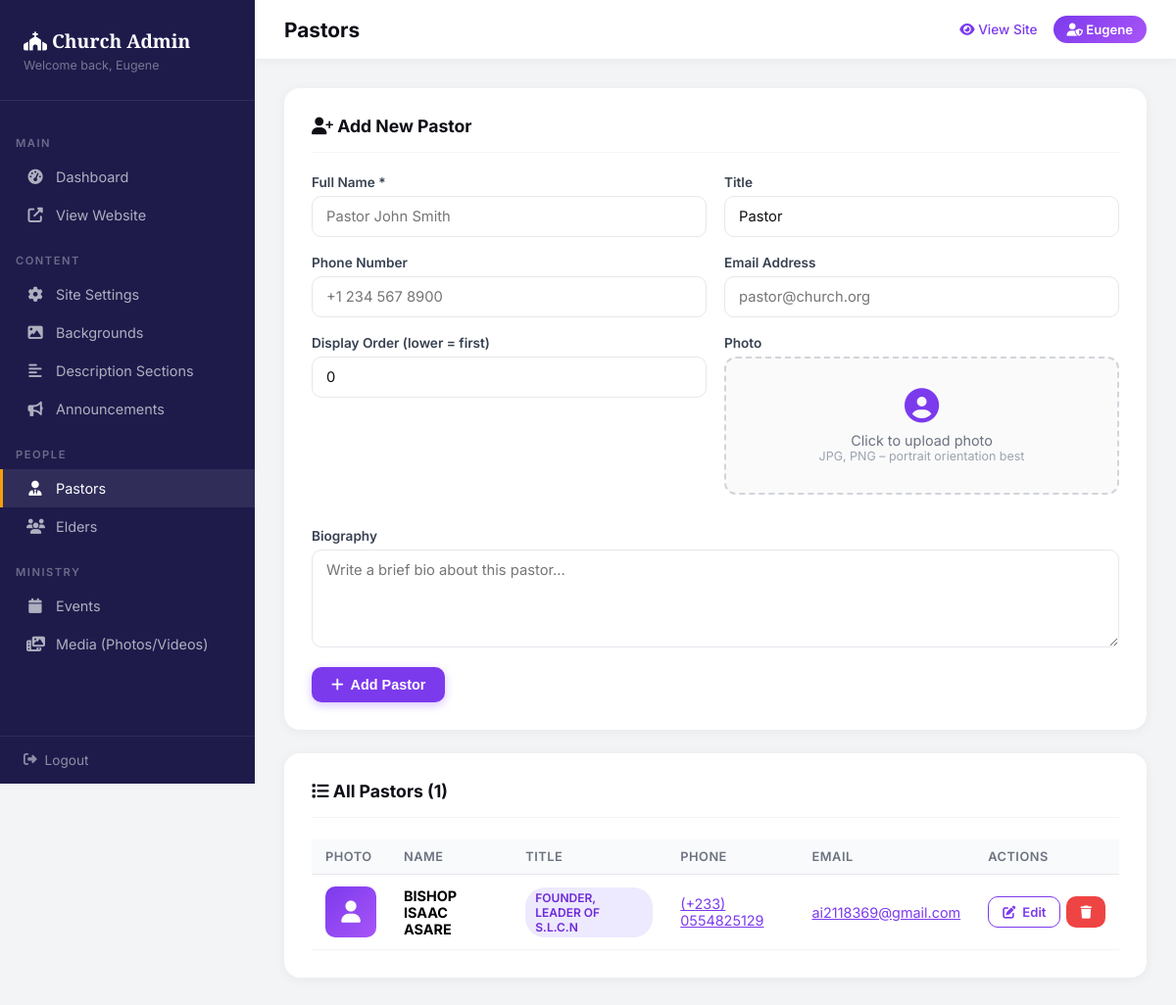
/admin/pastors (signed in), run on the app's committed database.
### app.py (models this page shows)
class Pastor(db.Model):
    id          = db.Column(db.Integer, primary_key=True)
    name        = db.Column(db.String(150), nullable=False)
    title       = db.Column(db.String(100), default='Pastor')
    phone       = db.Column(db.String(50), default='')
    email       = db.Column(db.String(150), default='')
    bio         = db.Column(db.Text, default='')
    photo       = db.Column(db.String(255), default='')
    order_num   = db.Column(db.Integer, default=0)
    created_at  = db.Column(db.DateTime, default=datetime.utcnow)

### app.py (the view, shortened to what this page needs)
@app.route('/admin/pastors', methods=['GET', 'POST'])
def admin_pastors():
    if not is_admin():
        return redirect(url_for('admin_login'))
    pastors = Pastor.query.order_by(Pastor.order_num, Pastor.id).all()
    return render_template('admin/pastors.html', pastors=pastors)

### app.py (called while the page is built)
def get_setting(key, default=''):
    s = SiteSettings.query.filter_by(key=key).first()
    return s.value if s else default

def is_admin():
    return session.get('admin_logged_in') is True

@app.context_processor
def inject_globals():
    logo       = get_setting('logo', '')
    church_name= get_setting('church_name', 'Grace Community Church')
    tagline    = get_setting('tagline', 'A Place of Love, Faith & Community')
    theme_color= get_setting('theme_color', '#7c3aed')
    accent_color=get_setting('accent_color', '#f59e0b')
    bg_list    = Background.query.filter_by(active=True).order_by(Background.id.desc()).all()
    announcements = Announcement.query.filter_by(active=True).order_by(Announcement.created_at.desc()).all()
    return dict(
        LOGO=logo,
        CHURCH_NAME=church_name,
        TAGLINE=tagline,
        THEME_COLOR=theme_color,
        ACCENT_COLOR=accent_color,
        BG_LIST=bg_list,
        SITE_ANNOUNCEMENTS=announcements,
        IS_ADMIN=is_admin(),
        get_setting=get_setting,          # expose helper to all templates
    )

### templates/admin/pastors.html (shortened to what this page needs)
{% extends "admin/base_admin.html" %}
{% block page_title %}Pastors{% endblock %}
{% block body %}
<div class="panel">
  <div class="panel-header"><h3><i class="fa fa-user-plus"></i> Add New Pastor</h3></div>
  <form method="POST" action="/admin/pastors" enctype="multipart/form-data">
    <div class="form-grid">
      <div class="form-group">
        <label>Full Name *</label>
        <input type="text" name="name" required placeholder="Pastor John Smith"/>
      </div>
      <div class="form-group">
        <label>Title</label>
        <input type="text" name="title" placeholder="Senior Pastor" value="Pastor"/>
      </div>
      <div class="form-group">
        <label>Phone Number</label>
        <input type="tel" name="phone" placeholder="+1 234 567 8900"/>
      </div>
      <div class="form-group">
        <label>Email Address</label>
        <input type="email" name="email" placeholder="pastor@church.org"/>
      </div>
      <div class="form-group">
        <label>Display Order (lower = first)</label>
        <input type="number" name="order_num" value="0" min="0"/>
      </div>
      <div class="form-group">
        <label>Photo</label>
        <div class="file-upload-wrap">
          <div class="file-upload-area">
            <i class="fa fa-user-circle"></i>
            <p>Click to upload photo</p>
            <p style="font-size:.78rem;color:#9ca3af;">JPG, PNG – portrait orientation best</p>
          </div>
        </div>
      </div>
      <div class="form-group full">
        <label>Biography</label>
        <textarea name="bio" rows="4" placeholder="Write a brief bio about this pastor..."></textarea>
      </div>
    </div>
    <div style="margin-top:16px;">
      <button type="submit" class="btn btn-primary"><i class="fa fa-plus"></i> Add Pastor</button>
    </div>
  </form>
</div>
<div class="panel">
  <div class="panel-header">
    <h3><i class="fa fa-list"></i> All Pastors ({{ pastors|length }})</h3>
  </div>
  {% if pastors %}
  <div style="overflow-x:auto;">
    <table>
      <thead>
        <tr><th>Photo</th><th>Name</th><th>Title</th><th>Phone</th><th>Email</th><th>Actions</th></tr>
      </thead>
      <tbody>
        {% for p in pastors %}
        <tr>
          <td>
            {% if p.photo %}
              <img src="/static/{{ p.photo }}" alt="{{ p.name }}" class="table-img"/>
            {% else %}
              <div style="width:52px;height:52px;border-radius:10px;background:linear-gradient(135deg,var(--primary),#a855f7);display:flex;align-items:center;justify-content:center;color:#fff;font-size:1.4rem;">
                <i class="fa fa-user"></i>
              </div>
            {% endif %}
          </td>
          <td><strong>{{ p.name }}</strong></td>
          <td><span class="badge badge-purple">{{ p.title }}</span></td>
          <td>{% if p.phone %}<a href="tel:{{ p.phone }}" style="color:var(--primary)">{{ p.phone }}</a>{% else %}<span style="color:#ccc">—</span>{% endif %}</td>
          <td>{% if p.email %}<a href="mailto:{{ p.email }}" style="color:var(--primary)">{{ p.email }}</a>{% else %}<span style="color:#ccc">—</span>{% endif %}</td>
          <td>
            <div style="display:flex;gap:6px;">
              <a href="/admin/pastors/edit/{{ p.id }}" class="btn btn-sm btn-outline"><i class="fa fa-edit"></i> Edit</a>
              <a href="/admin/pastors/delete/{{ p.id }}"
                 onclick="return confirm('Delete {{ p.name }}?')"
                 class="btn btn-sm btn-danger"><i class="fa fa-trash"></i></a>
            </div>
          </td>
        </tr>
        {% endfor %}
      </tbody>
    </table>
  </div>
  {% else %}
  <p style="text-align:center;color:#9ca3af;padding:40px;"><i class="fa fa-user-slash fa-2x" style="display:block;margin-bottom:12px;opacity:.3;"></i>No pastors added yet.</p>
  {% endif %}
</div>
{% endblock %}

### templates/admin/base_admin.html (style rules this page uses)
:root { --primary:#7c3aed;--accent:#f59e0b;--dark:#0f0e17;--sidebar:#1e1b4b;--sidebar-hover:#312e81; }
* { box-sizing:border-box;margin:0;padding:0; }
body { font-family:'Inter',sans-serif;background:#f3f4f6;display:flex;min-height:100vh; }
.panel { background:#fff;border-radius:16px;padding:28px;box-shadow:0 2px 12px rgba(0,0,0,.05);margin-bottom:24px; }
.panel-header { display:flex;align-items:center;justify-content:space-between;margin-bottom:22px;padding-bottom:16px;border-bottom:1px solid #f3f4f6; }
.panel-header h3 { font-size:1.1rem;color:var(--dark); }
.form-grid { display:grid;grid-template-columns:1fr 1fr;gap:18px; }
.form-group { margin-bottom:0; }
.form-group.full { grid-column:1/-1; }
label { display:block;font-size:.85rem;font-weight:600;color:#374151;margin-bottom:6px; }
input[type=text],input[type=email],input[type=tel],input[type=number], input[type=date],input[type=time],input[type=color],input[type=url], select,textarea { width:100%;padding:11px 14px;border:1.5px solid #e5e7eb;border-radius:10px; font-size:.92rem;font-family:'Inter',sans-serif; transition:border-color .2s,box-shadow .2s;background:#fff;color:#111; }
textarea { resize:vertical;min-height:100px; }
.file-upload-area { border:2px dashed #d1d5db;border-radius:12px;padding:30px;text-align:center; cursor:pointer;transition:all .2s;background:#fafafa; }
.file-upload-area i { font-size:2.2rem;color:var(--primary);margin-bottom:10px;display:block; }
.file-upload-area p { font-size:.9rem;color:#6b7280; }
.file-upload-wrap { position:relative;display:inline-block;width:100%; }
.btn { display:inline-flex;align-items:center;gap:7px;padding:10px 20px;border-radius:10px; font-weight:600;font-size:.9rem;cursor:pointer;border:none;text-decoration:none;transition:all .2s; }
.btn-primary { background:var(--primary);color:#fff;box-shadow:0 3px 10px rgba(124,58,237,.3); }
.btn-danger { background:#ef4444;color:#fff; }
.btn-sm { padding:7px 14px;font-size:.82rem; }
.btn-outline { background:transparent;color:var(--primary);border:1.5px solid var(--primary); }
table { width:100%;border-collapse:collapse; }
th { text-align:left;font-size:.8rem;font-weight:600;color:#6b7280; text-transform:uppercase;letter-spacing:.5px;padding:10px 14px; background:#f9fafb;border-bottom:1px solid #e5e7eb; }
td { padding:12px 14px;border-bottom:1px solid #f3f4f6;font-size:.9rem;vertical-align:middle; }
.badge { display:inline-block;padding:3px 10px;border-radius:20px;font-size:.75rem;font-weight:600; }
.badge-purple { background:#ede9fe;color:#6d28d9; }

### data on the page
Pastor: name "BISHOP ISAAC ASARE", title "FOUNDER, LEADER OF S.L.C.N", phone "(+233) 0554825129", email "ai2118369@gmail.com"

### other printed values
{{ pastors|length }} "1"
